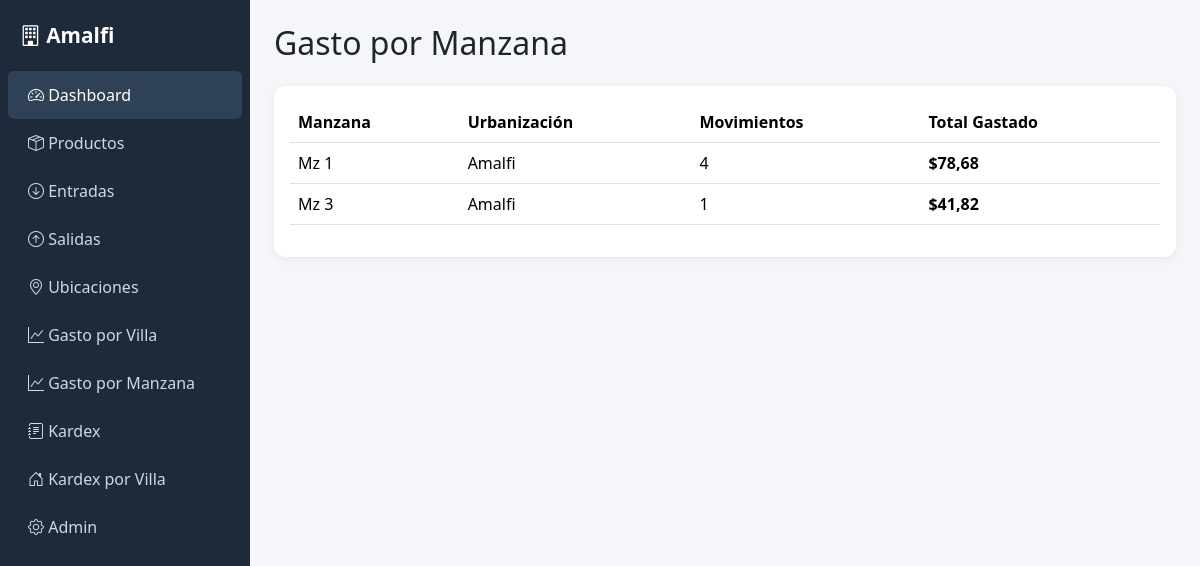
The page /reportes/manzana/ (signed in) on the database its author committed.
### ubicaciones/models.py (models this page shows, shortened)
class Manzana(models.Model):
    numero = models.CharField(max_length=10)
    urbanizacion = models.ForeignKey(Urbanizacion, on_delete=models.CASCADE, related_name='manzanas')
    class Meta:
        unique_together = ('numero', 'urbanizacion')

class Urbanizacion(models.Model):
    nombre = models.CharField(max_length=100, unique=True)
    def __str__(self):
        return self.nombre

### reportes/views.py (the view)
# urls.py: path('reportes/manzana/', views.reporte_por_manzana, name='por_manzana'),
@login_required
def reporte_por_manzana(request):
    manzanas = Manzana.objects.select_related('urbanizacion').all()
    data = []
    for manzana in manzanas:
        salidas = Salida.objects.filter(villa__manzana=manzana)
        total = sum(s.total_gastado for s in salidas)
        if total > 0:
            data.append({'manzana': manzana, 'total': total, 'movimientos': salidas.count()})
    data.sort(key=lambda x: x['total'], reverse=True)
    return render(request, 'reportes/por_manzana.html', {'data': data})

### movimientos/models.py (called while the page is built)
    @property
    def total_gastado(self):
        return self.cantidad * self.precio

### templates/reportes/por_manzana.html (shortened to what this page needs)
{% extends 'base.html' %}
{% block content %}
<h2 class="mb-4">Gasto por Manzana</h2>
<div class="card card-stat p-3">
    <table class="table table-hover">
        <thead><tr><th>Manzana</th><th>Urbanización</th><th>Movimientos</th><th>Total Gastado</th></tr></thead>
        <tbody>
        {% for row in data %}
            <tr>
                <td>Mz {{ row.manzana.numero }}</td>
                <td>{{ row.manzana.urbanizacion }}</td>
                <td>{{ row.movimientos }}</td>
                <td><strong>${{ row.total|floatformat:2 }}</strong></td>
            </tr>
        {% empty %}
            <tr><td colspan="4" class="text-muted">Sin datos aún</td></tr>
        {% endfor %}
        </tbody>
    </table>
</div>
{% endblock %}

### templates/base.html (style rules this page uses)
body { background-color: #f4f6f9; }
.card-stat { border: none; border-radius: 12px; box-shadow: 0 2px 10px rgba(0,0,0,0.06); }

### rows shown on the page
Manzana: manzana.numero "1", manzana.urbanizacion "Amalfi", movimientos "4", total "78,68"
Manzana: manzana.numero "3", manzana.urbanizacion "Amalfi", movimientos "1", total "41,82"
